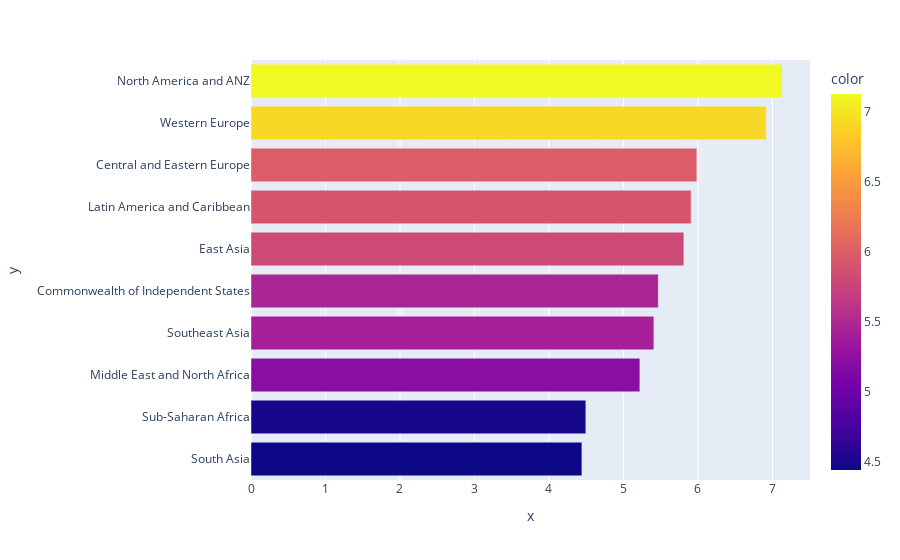

Source (notebook cell):
### Code cell
px.bar(y = mean_by_region['Regional indicator'], 
       x = mean_by_region['Ladder score'],
       color = mean_by_region['Ladder score'])

### Figure 1 — Plotly figure (JSON) as saved in the notebook; plotly's stock layout.template omitted (floating-point values rounded to 4 significant figures)
{"data": [{"alignmentgroup": "True", "hovertemplate": "x=%{x}<br>y=%{y}<br>color=%{marker.color}<extra></extra>", "legendgroup": "", "marker": {"color": [4.442, 4.494, 5.22, 5.408, 5.467, 5.81, 5.908, 5.985, 6.915, 7.129], "coloraxis": "coloraxis", "pattern": {"shape": ""}}, "name": "", "offsetgroup": "", "orientation": "h", "showlegend": false, "textposition": "auto", "type": "bar", "x": [4.442, 4.494, 5.22, 5.408, 5.467, 5.81, 5.908, 5.985, 6.915, 7.129], "xaxis": "x", "y": ["South Asia", "Sub-Saharan Africa", "Middle East and North Africa", "Southeast Asia", "Commonwealth of Independent States", "East Asia", "Latin America and Caribbean", "Central and Eastern Europe", "Western Europe", "North America and ANZ"], "yaxis": "y"}], "layout": {"barmode": "relative", "coloraxis": {"colorbar": {"title": {"text": "color"}}, "colorscale": [[0, "#0d0887"], [0.1111, "#46039f"], [0.2222, "#7201a8"], [0.3333, "#9c179e"], [0.4444, "#bd3786"], [0.5556, "#d8576b"], [0.6667, "#ed7953"], [0.7778, "#fb9f3a"], [0.8889, "#fdca26"], [1, "#f0f921"]]}, "legend": {"tracegroupgap": 0}, "margin": {"t": 60}, "xaxis": {"anchor": "y", "domain": [0, 1], "title": {"text": "x"}}, "yaxis": {"anchor": "x", "domain": [0, 1], "title": {"text": "y"}}}}
